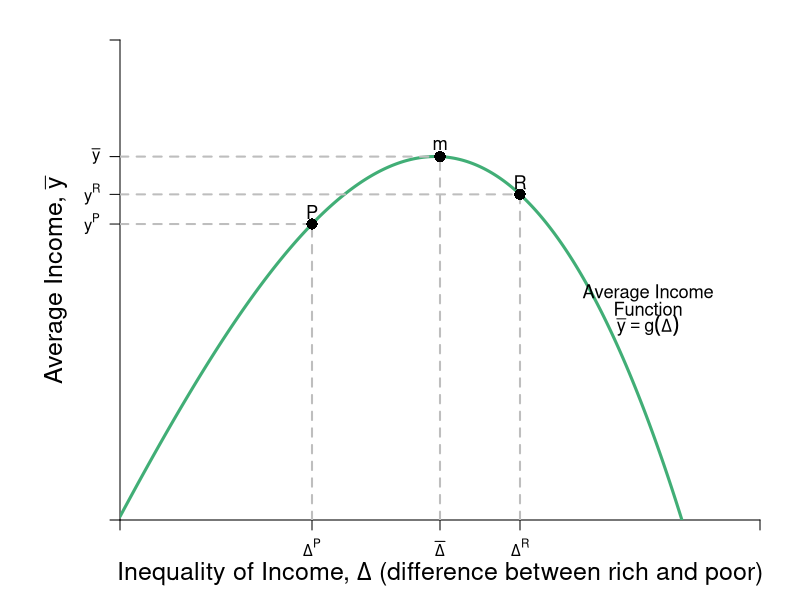

Generate this figure with R:
#Graph Designer: Simon Halliday & Riley Boeth '17 + Scott Cohn
#Authors: Bowles, Foley and Halliday
#Title: Coordination, Conflict and Competition: A Text in Microeconomics

library(shape)
pdf(file = "risk/risks_inequality_feasible.pdf", width = 10, height = 8)


#Set parameters for graphics
axislabelsize <- 1.5
labelsize <- 1.1
graphlinewidth <- 3
segmentlinewidth <- 2

COL <- c("#7fc97f", "#beaed4", "#fdc086", "#ffff99", "#386cb0", "#f0027f", "#bf5b17", "#666666")
COLA <- c("#e0f3db", "#99d8c9","#66c2a4","#41ae76", "#238b45", "#005824")
COLB <- c("#c6dbef", "#4eb3d3", "#2b8cbe", "#0868ac","#084081")
COLC <- c("#fcfbfd", "#efedf5", "#dadaeb", "#bcbddc", "#9e9ac8", "#807dba", "#6a51a3", "#54278f", "#3f007d")

#Edited the margins to cater for the larger LHS labels
par(mar =  c(4, 6, 2, 2))

#Indifference curves of a risk-averse homo economicus (2nd graph out of the two for 4.7)

indiffA <- function(x, ua=2) {
  ua + (1/12)*(x)^2
}

#Average income function 

avgwealth <- function(x,y){
  (1.08)*((-1/35)*(((-((.9)*x-36))^2))+36.8+((-1/10)*(x-4)+(-1/1000)*((x-3)^3)))
}

#Add limits on axes and levels of utility for each indifference curve
ylims <- c(0, 30)
xlims <- c(0, 40)

npts <- 501 
x <- seq(xlims[1], xlims[2], length.out = npts)
y <- seq(ylims[1], ylims[2], length.out = npts) 

plot(0, 0, xlim = xlims, ylim = ylims, type = "n",
     xlab = expression(paste("")),
     ylab = expression(paste("")), 
     xaxt = "n", 
     yaxt = "n", 
     cex.lab = axislabelsize, 
     bty = "n", 
     xaxs="i", 
     yaxs="i"
)

#x and y limits with plain axes without ticks/numbers to match previous graph

#ticksx <- seq(from = 0, to = xlims[2]+1, by = 4)
#xlabels <- seq(from = 0, to = xlims[2], by = 1)
ticksx <- c(xlims[1], 12, 20, 25, xlims[2])
xlabels <- c(NA, expression(paste(Delta^P)), expression(paste(bar(Delta) )), expression(paste(Delta^R)), NA)
#ticksy <- seq(from = 0, to = ylims[2]+1, by = 4)
#ylabels <- seq(from = 0, to = ylims[2], by = 1)
ticksy <- c(ylims[1], avgwealth(12), avgwealth(20), avgwealth(25), ylims[2])
ylabels <- c(NA, expression(paste(y^P)), expression(paste(bar(y) )), expression(paste(y^R)), NA)
#text(-1, avgwealth(8)+7, expression(paste(omega, ""[R],"'")), xpd = TRUE, cex = labelsize)
#text(-1, avgwealth(8), expression(paste(omega, ""[e],"'")),  xpd = TRUE, cex = labelsize)
#text(-1, avgwealth(8)-7, expression(paste(omega, ""[P],"'")),  xpd = TRUE, cex = labelsize)


#text(8, -.9, expression(paste(Delta, ""[e],"`")),  xpd = TRUE,  cex = labelsize)
#text(12, -.9, expression(paste(Delta, ""[rawls])), xpd = TRUE, cex = labelsize)
#text(15, -.9, expression(paste(Delta, ""[e])),  xpd = TRUE,  cex = labelsize)
#text(20, -.9, expression(paste(Delta,""[max])),  xpd = TRUE,  cex = labelsize)
#text(25, -.9, expression(paste(Delta, ""[Wealthiest], " "[Rich])),  xpd = TRUE,  cex = labelsize)




axis(1,at = ticksx,  pos = 0, labels = xlabels)
axis(2,at = ticksy,  pos = 0, labels = ylabels, las = 1)

npts <- 500 
xx1 <- seq(xlims[1], xlims[2], length.out = npts)
xx2 <- seq(0, xlims[2], length.out = npts)
xx3 <- seq(xlims[1], 0, length.out = npts)
xx4 <- seq(-11, 0, length.out = npts)


# lines(xx1, indiffA(xx1, ua = 2), col = COLB[4], lwd = graphlinewidth)
# lines(xx1, indiffA(xx1, ua = 8.2), col = COLB[4], lwd = graphlinewidth)
# lines(xx1, indiffA(xx1, ua = 14.4), col = COLB[4], lwd = graphlinewidth)
lines(xx1, avgwealth(xx1), col = COLA[4], lwd = graphlinewidth)


#Axis labels and draw linear utility function
mtext(expression(paste("Inequality of Income, ", Delta , " (difference between rich and poor)")), side = 1, line = 2.5, cex = axislabelsize)
text(-4, 0.5*ylims[2], expression(paste("Average Income, ",bar(y))), xpd = TRUE, cex = axislabelsize, srt = 90) 

#Label various points on line

segments(0, avgwealth(25), 25, avgwealth(25), lty = 2, col = "gray", lwd = segmentlinewidth)
segments(25, 0, 25, avgwealth(25), lty = 2, col = "gray", lwd = segmentlinewidth)
points(25, avgwealth(25), pch = 16, col = "black", cex = 1.5)
text(25, avgwealth(25) + 0.75, expression(paste(R)), cex = labelsize)

segments(0, avgwealth(20), 20, avgwealth(20), lty = 2, col = "gray", lwd = segmentlinewidth)
segments(20, 0, 20, avgwealth(20), lty = 2, col = "gray", lwd = segmentlinewidth)
points(20, avgwealth(20), pch = 16, col = "black", cex = 1.5)
text(20, avgwealth(20) + 0.75, expression(paste(m)), cex = labelsize)


segments(0, avgwealth(12), 12, avgwealth(12), lty = 2, col = "gray", lwd = segmentlinewidth)
segments(12, 0, 12, avgwealth(12), lty = 2, col = "gray", lwd = segmentlinewidth)
points(12, avgwealth(12), pch = 16, col = "black", cex = 1.5)
text(12, avgwealth(12) + 0.75, expression(paste(P)), cex = labelsize)

#Label relevant points on axes

#Add arrow beside y axis and points on axis

# arrows(-1, avgwealth(8)+6, -1, avgwealth(8)+1, col = "black", code =3, arr.type = "simple", xpd = TRUE, length = 0.1, angle = 40, lwd = 3)
# arrows(-1, avgwealth(8)-6, -1, avgwealth(8)-1, col = "black", code = 3, arr.type = "simple", xpd = TRUE, length = 0.1, angle = 40, lwd = 3)

#points(0, avgwealth(8)+7, pch = 16, col = "black", cex = 1.5, xpd = TRUE)
#points(0, avgwealth(8), pch = 16, col = "black", cex = 1.5,xpd = TRUE)
#points(0, avgwealth(8)-7, pch = 16, col = "black", cex = 1.5,xpd = TRUE)

#label the three indifference curves

# text(20, indiffA(20)+3.355, expression(paste("v"[1])), xpd = TRUE, cex = labelsize)
# text(18, indiffA(18)+9.8, expression(paste("v"[2])),  xpd = TRUE, cex = labelsize)
# text(16, indiffA(16)+15.5, expression(paste("v"[3])),  xpd = TRUE, cex = labelsize)

#Label average wealth curve and indifference curves generally

text(33, avgwealth(30)+1, expression(paste("Average Income")), xpd = TRUE, cex = labelsize)
text(33, avgwealth(30), expression(paste("Function")), xpd = TRUE, cex = labelsize)
text(33, avgwealth(30)-1, expression(paste(bar(y) == g(Delta) )), xpd = TRUE, cex = labelsize)

# text(25, 38, expression(paste("Inequality Averse")), xpd = TRUE, cex = labelsize)
# text(25, 36.5, expression(paste("& Risk Averse")), xpd = TRUE, cex = labelsize)
# text(25, 35, expression(paste("Indifference Curves")), xpd = TRUE, cex = labelsize)


dev.off()
